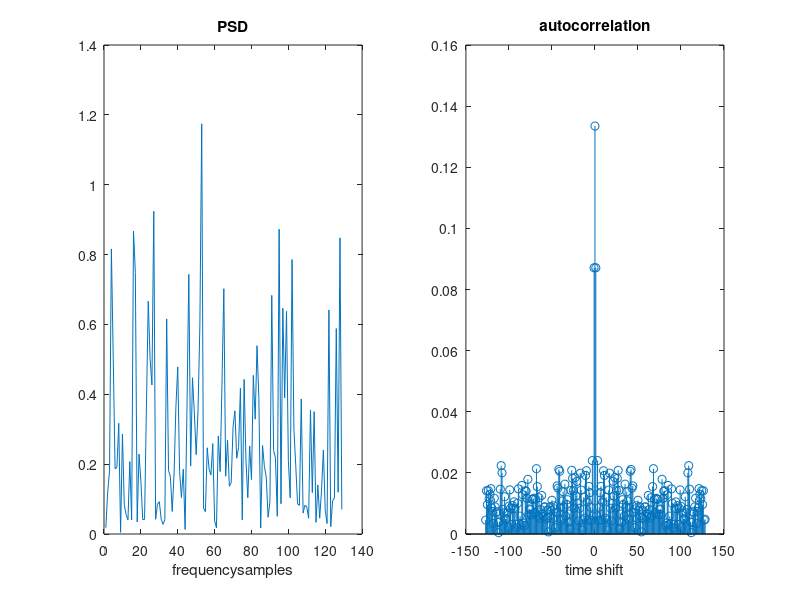

This figure's MATLAB source:
pkg load statistics

y=normrnd(0,1,1,200);
Gy=periodogram(y);
Ry=abs(ifft(Gy,256));
Ry=[Ry(130:256)' Ry(1:129)'];
t=-127:1:128;

subplot(1,2,1)
plot(Gy);
xlabel('frequencysamples');
title('PSD')
subplot(1,2,2)
stem(t,Ry)
xlabel('time shift')
title('autocorrelation')